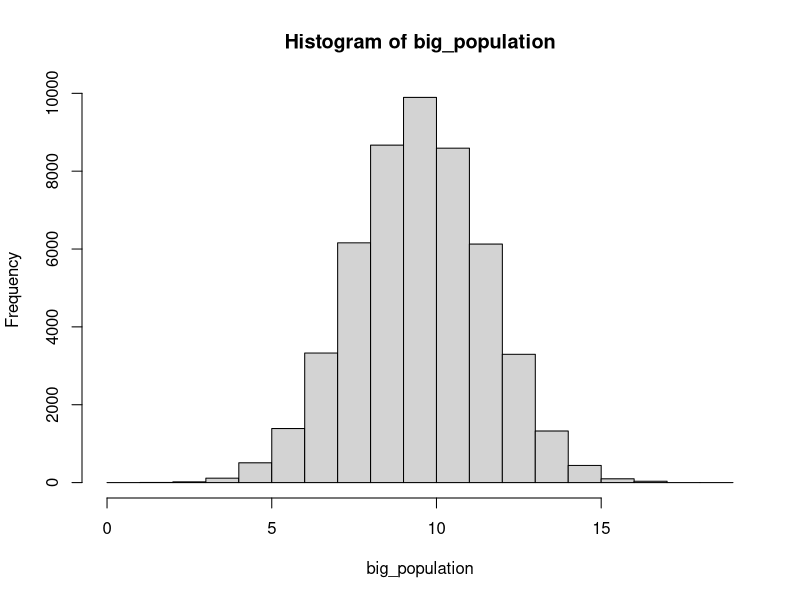
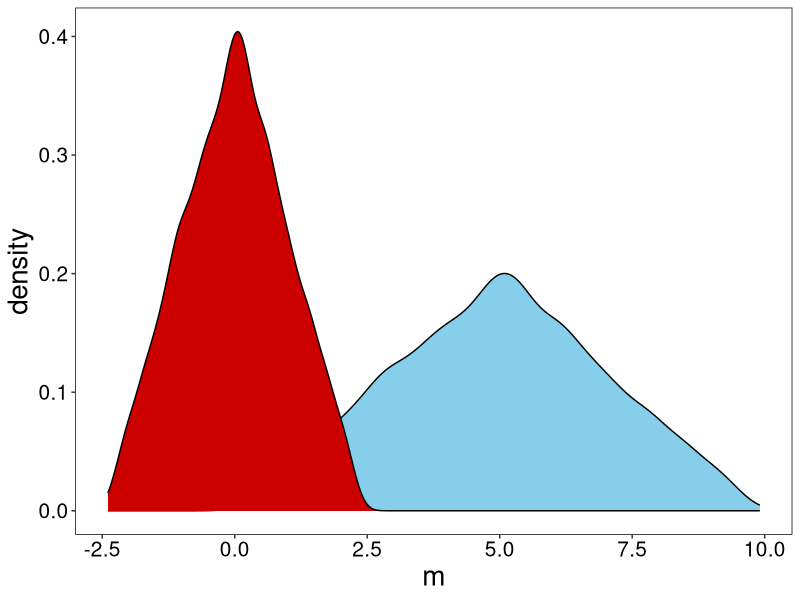
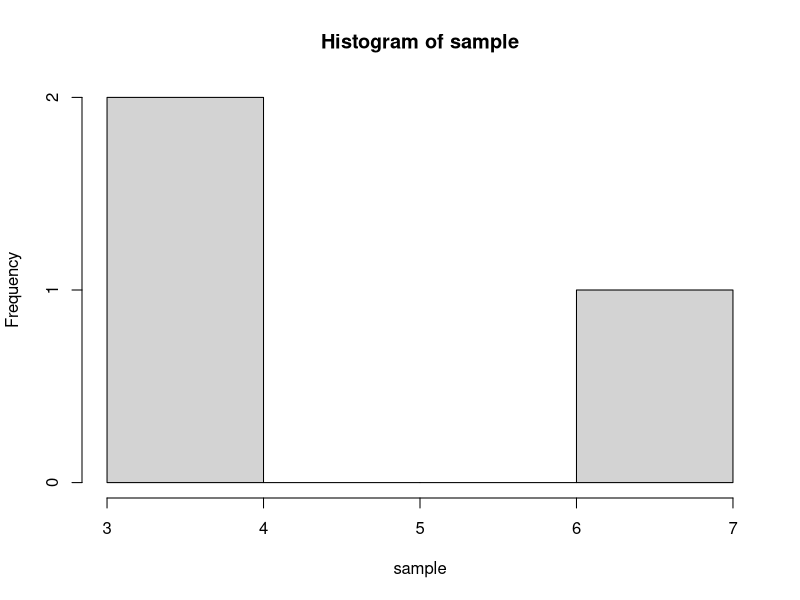
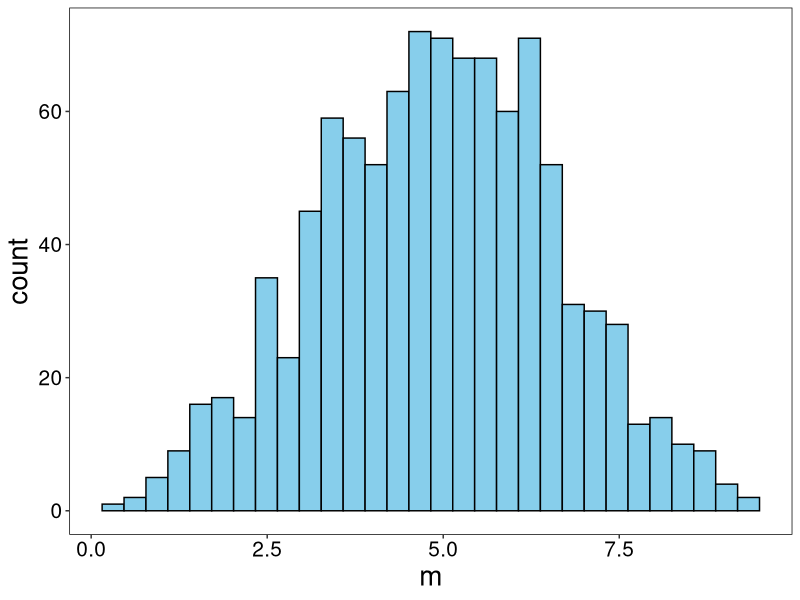
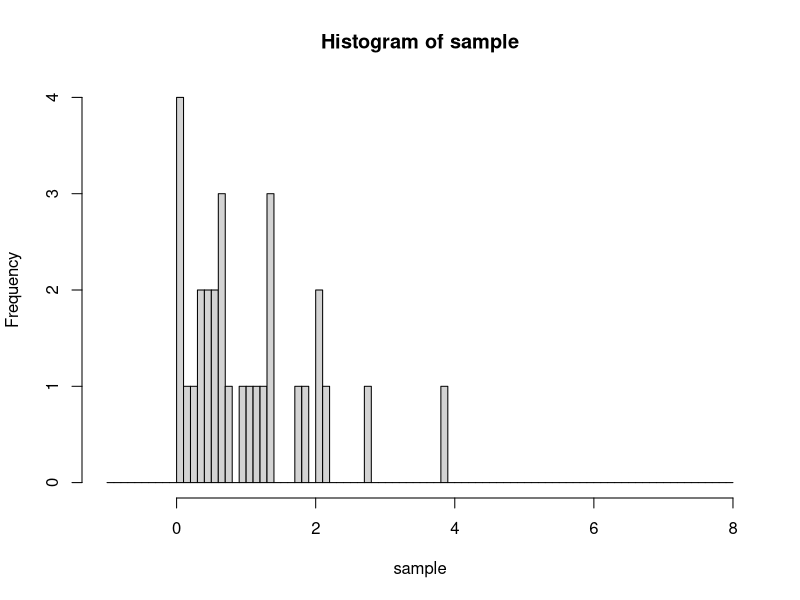
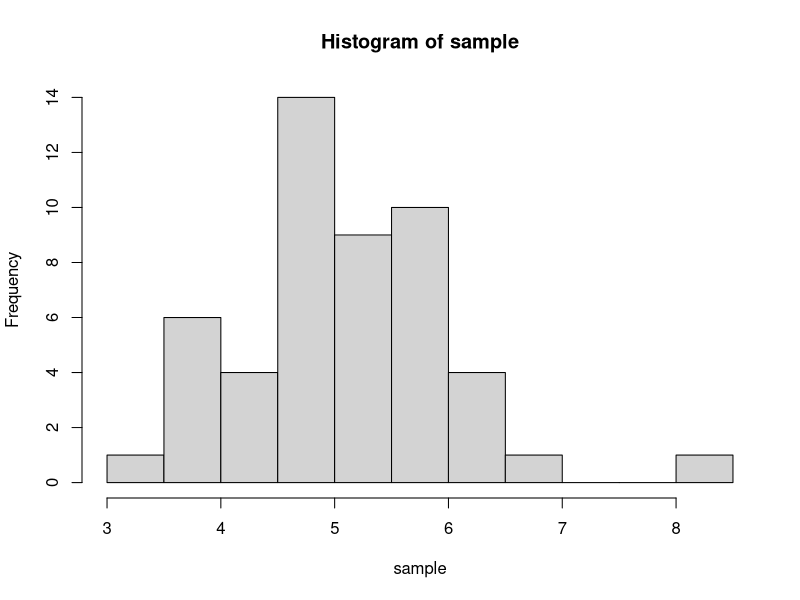
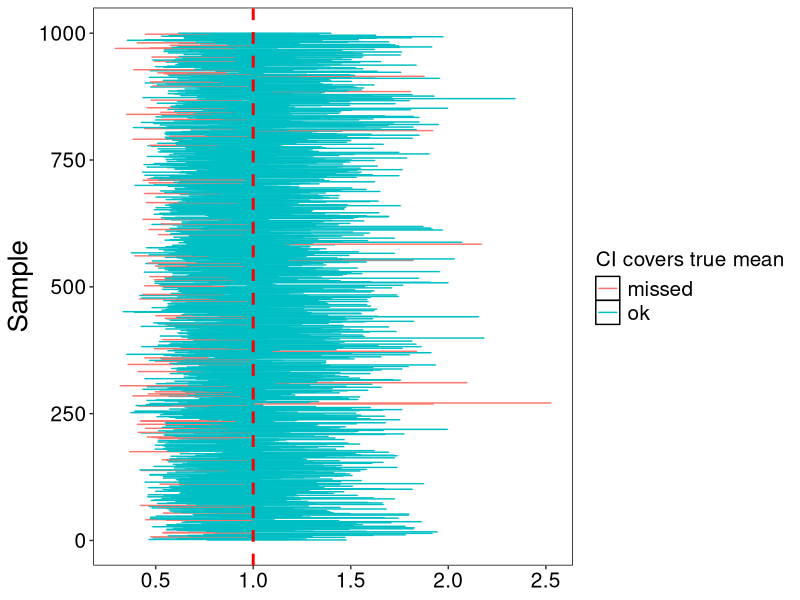
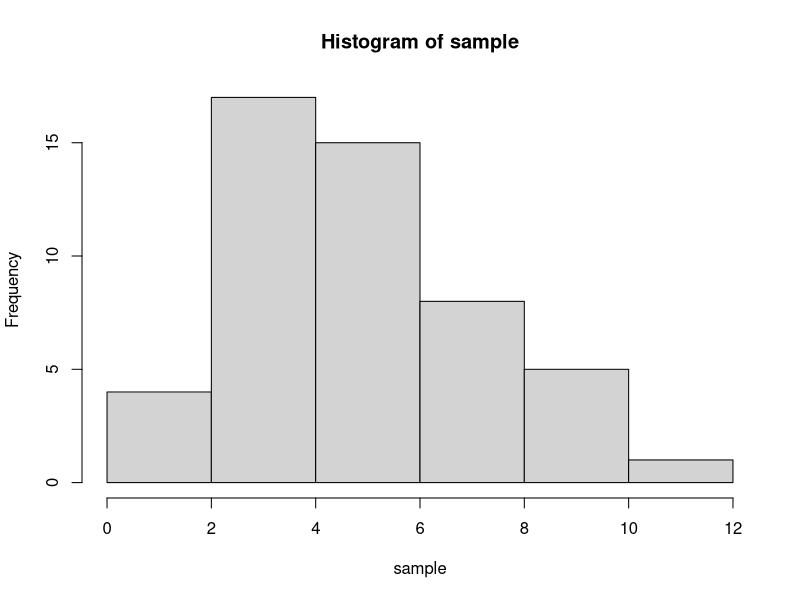

Recreate these plots in R, in order.
## ---- chunk 1
knitr::opts_chunk$set(echo = TRUE)
library(dplyr)
library(tidyr)
library(ggplot2)

theme_custom <- theme(
    axis.text = element_text(size = 15),
    axis.title = element_text(size = 20),
    plot.title = element_text(size = 20, hjust = 0.5),
    plot.subtitle = element_text(size = 15, hjust = 0.5),
    legend.title = element_text(size = 15),
    legend.text = element_text(size = 15),
    panel.background = element_rect(fill = "white"), 
    panel.grid = element_blank()
  )

theme_set(theme_custom)
## ---- chunk 2
sample_size = 100
## ---- chunk 3
# here mean and sd - parameters in "general" population 
# n - number of elements we choose from population
norm_sample = rnorm(n=sample_size, mean=0, sd=1)

#parameters of **sample**
mean(norm_sample)
sd(norm_sample)

## ---- chunk 4
exp_sample = rexp(n=sample_size, rate=4)

mean(exp_sample)
sd(exp_sample)
## ---- chunk 5

unif_sample = runif(n=sample_size, min=0, max=1)

mean(unif_sample)
sd(unif_sample)
## ---- chunk 6
rbinom(n=sample_size, size=10, prob=0.5)

## ---- chunk 7
rpois(n = sample_size, lambda = 1)
## ---- chunk 8
quantile(norm_sample)
quantile(unif_sample, pr=c(0.025, 0.975))
## ---- chunk 9
true_mean = 10
true_sd = 2

# big_population = read_csv('data.csv')
big_population = rnorm(50000, mean = true_mean, sd = true_sd) |> round()

big_population |>  hist()
## ---- chunk 10
sample_size = 10

sample_0 = sample(x=big_population, size=sample_size)
sample_0
## ---- chunk 11
values = c(1,100,10000)
probs_of_values = c(0.2, 0.5, 0.3)

sum(probs_of_values) == 1
## ---- chunk 12
sample_size = 10

sample_2 = sample(values, sample_size, replace=TRUE, prob=probs_of_values)
sample_2
## ---- chunk 13
sample_size = 10

sample_1 = rnorm(sample_size, mean=0, sd=1)
sample_1
## ---- chunk 14
se = function(x){
  sd(x)/sqrt(length(x))
}
## ---- chunk 15

#uniform 
a=0
b=10
## -> mean = ??
population = runif(100000, a, b)

sample_size = 2
n_samples = 10000

df_trial <- tibble(
  sample_ID = rep(1:n_samples, each=sample_size),
  value = sample(x=population,
                 size=sample_size*n_samples, 
                 replace = TRUE,
                 prob=rep(1/length(population), length(population))
                 )
  )

df_trial
## ---- chunk 16
df_standart = 
  df_trial |> 
  group_by(sample_ID) |> 
  summarize(m = mean(value)) |> 
  mutate(z_m = (m - mean(m))/sd(m) ) # <-- Formula! 

df_standart

## ---- chunk 17
#for non-standard
mean(df_standart$m)
sd(df_standart$m)

#for standard
mean(df_standart$z_m)
sd(df_standart$z_m)
## ---- chunk 18
 df_standart |> 
  ggplot() + 
  geom_density(aes(x=m),
               # bins=30, col='black',
               fill='skyblue') +
  geom_density(aes(x=z_m),
               # bins=30, col='black', 
               fill='red3')
## ---- chunk 19
sample_size = 3

sample = runif(n=sample_size, min=0, max=10)

hist(sample)
## ---- chunk 20
n_samples = 1000

df_trial <- data.frame(
  sample_ID = rep(1:n_samples, each=sample_size),
    value = runif(sample_size*n_samples, 0, 10) 
  # generating sample_size*n_samples values from the same distibution
  )

df_means_from_samples = 
  df_trial |> group_by(sample_ID) |> 
  summarize(m = mean(value)) 

df_means_from_samples |> 
  ggplot() + 
  geom_histogram(aes(x=m), bins=30, col='black', fill='skyblue')
## ---- chunk 21
sample_size = 30 

sample = rexp(sample_size, rate=1)

hist(sample, breaks = seq(-1,8,0.1))
## ---- chunk 22
true_mean = 5
true_sd = 1

sample_size = 50

sample = rnorm(sample_size, true_mean, true_sd)

sample_mean = mean(sample)
# sample_sd = sd(sample_norm)
sample_se = se(sample)

hist(sample)
## ---- chunk 23
quantiles = qnorm(0, 1, p = c(0.025, 0.975)) #+- 1.96

c(
  sample_mean + quantiles[1] * sample_se,
  sample_mean + quantiles[2] * sample_se
)
## ---- chunk 24

sample_size = 30 
n_samples = 1000
true_mean=1

df_trial <- tibble(
  sample_ID = rep(1:n_samples, each=sample_size),
  value = rexp(sample_size*n_samples, 1)
  )

quantiles = qnorm(0, 1, p = c(0.025, 0.975))


df_ci = df_trial |> group_by(sample_ID) |> 
  summarize(mu = mean(value), 
            se_sample = se(value), 
            conf.min = mu + quantiles[1] * se_sample,
            conf.max = mu + quantiles[2] * se_sample) |> 
  mutate(out = ifelse((true_mean < conf.max) & (true_mean > conf.min), 'ok', 'missed'))

  
## ---- chunk 25
table(df_ci$out)
prop.table(table(df_ci$out))
## ---- chunk 26
#| fig-height: 7
#| fig-width: 10
df_ci |>  
  ggplot(aes(y=sample_ID)) +
  geom_errorbar(aes(xmin = conf.min, xmax = conf.max, col=out)) +
  geom_vline(aes(xintercept = 1), col='red', lty=2, size=1) +
  labs(y="Sample", color='CI covers true mean') 
## ---- chunk 27
true_mean = 5
true_sd = 2

## ---- chunk 28
sample_size = 50

sample = rnorm(sample_size, true_mean, true_sd)

sample_mean = mean(sample)
# sample_sd = sd(sample_norm)
sample_se = se(sample)

hist(sample)
## ---- chunk 29
quantiles = qt(df = length(sample)-1, p = c(0.025, 0.975)) 
quantiles
## ---- chunk 30
c(
  sample_mean + quantiles[1] * sample_se,
  sample_mean + quantiles[2] * sample_se
)
## ---- chunk 31
sample_size = 10
n_samples = 1000
true_mean=5

df_trial <- tibble(
  sample_ID = rep(1:n_samples, each=sample_size),
  value = rnorm(mean=true_mean, sd=1, sample_size*n_samples)
  )

quantiles = qt(sample_size-1, p = c(0.025, 0.975))


df_ci_t = df_trial |> group_by(sample_ID) |> 
  summarize(mu = mean(value), 
            se_sample = se(value), 
            conf.min = mu + quantiles[1] * se_sample,
            conf.max = mu + quantiles[2] * se_sample) |> 
  mutate(out = ifelse((true_mean < conf.max) & (true_mean > conf.min), 'ok', 'missed'))
## ---- chunk 32
table(df_ci_t$out)
prop.table(table(df_ci_t$out))
## ---- chunk 33
t.test(sample)
